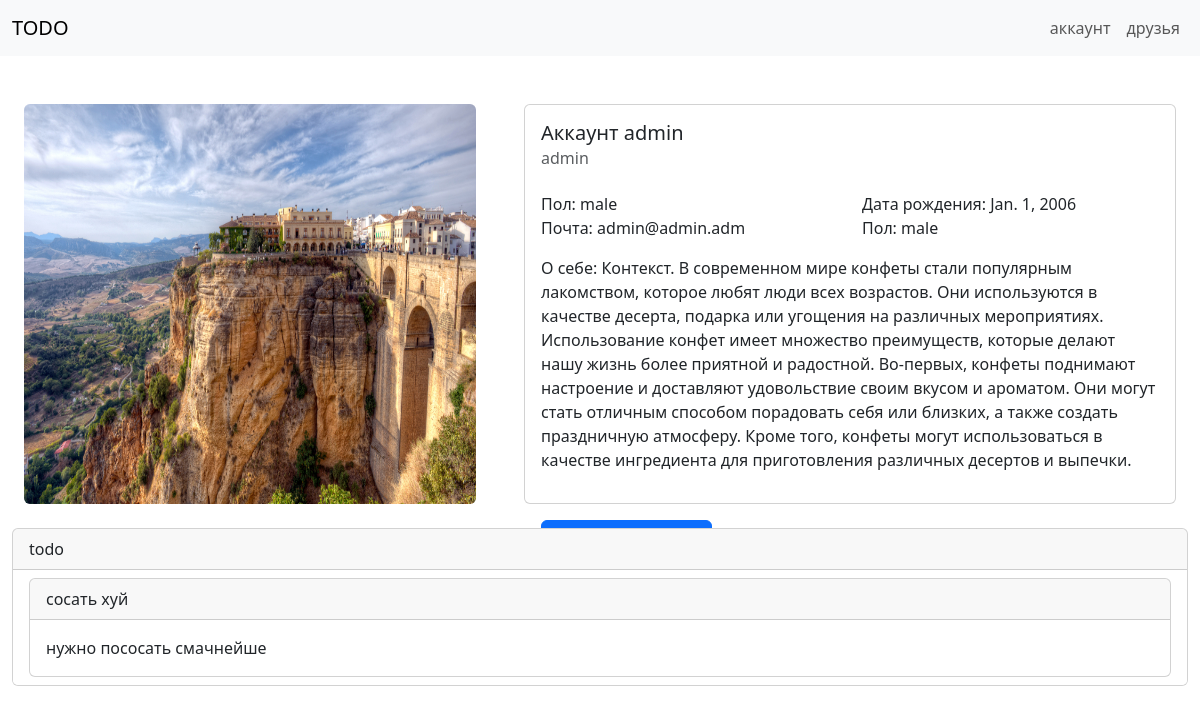
Before: /account/2/admin/ with the older database file.
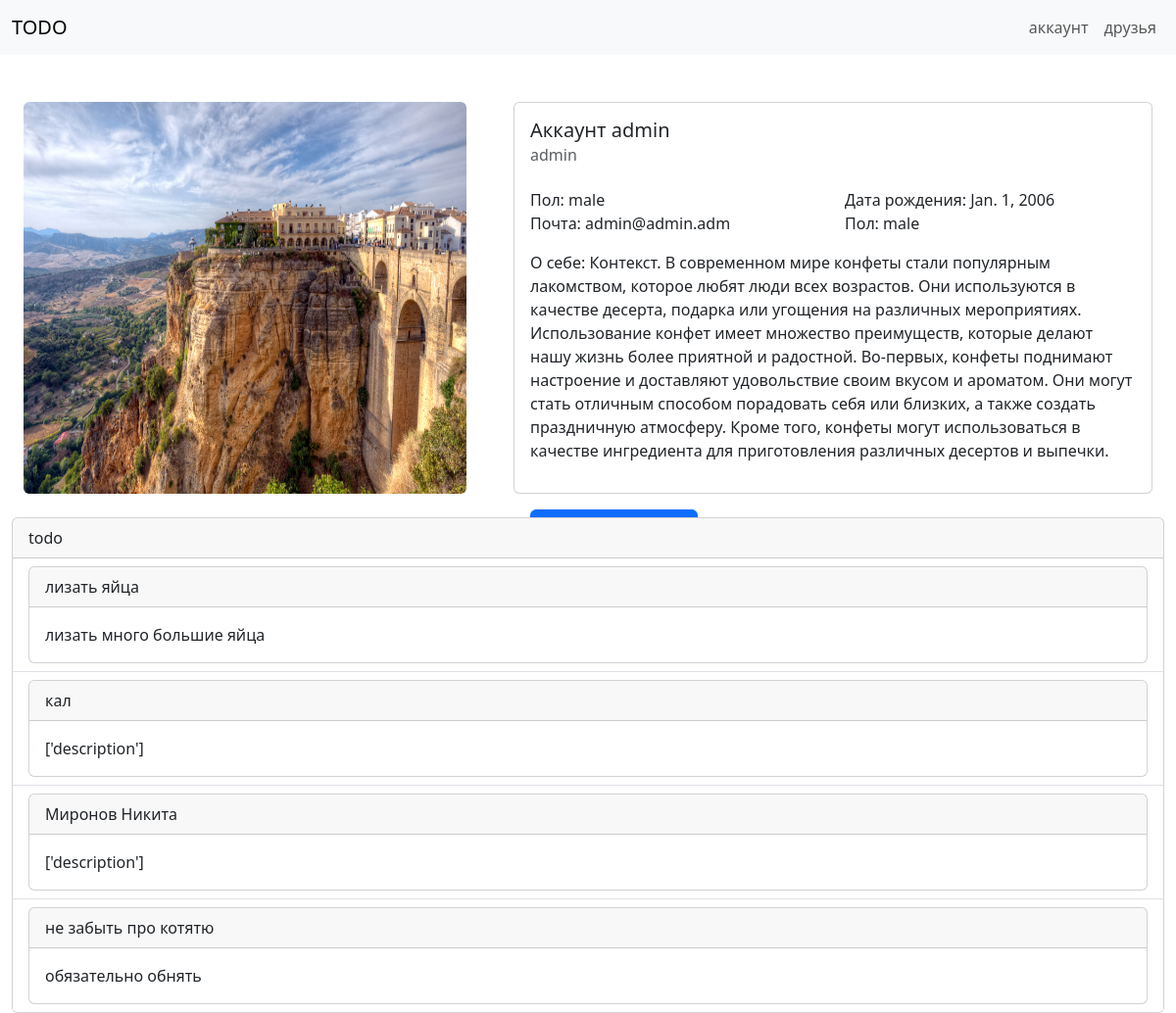
After: the same page with the newer database file.
### account/models.py (models this page shows, shortened)
class user_info(models.Model):
    class SexChoises(models.TextChoices):
        male = 'М', ('male')
        female = 'Ж', ('female')
        default = '-', ('default')
    user_id = models.OneToOneField(User, on_delete=models.CASCADE)
    sex = models.CharField(max_length=1, choices=SexChoises, default=SexChoises.default)
    birthd = models.DateField(blank=True, null=True)
    photo = models.ImageField(upload_to='user_images/', blank=True, null=True)
    preview = models.TextField(blank=True)
    friends = models.ManyToManyField(User, related_name='friends')
    class Meta:
        ordering = ['birthd']

### todos/models.py (models this page shows, shortened)
class todo(models.Model):
    user_id = models.ForeignKey(User, related_name='todo', on_delete=models.CASCADE)
    name = models.CharField(max_length=64)
    slug = models.SlugField(max_length=64)
    description = models.TextField()
    img = models.ImageField(upload_to='todo_images/', blank=True, null=True)
    publish_date = models.DateTimeField(auto_now_add=True)
    active = models.BooleanField(default=True)
    class Meta:
        ordering = ['publish_date',]

### account/views.py (the view)
# urls.py: path('<int:pk>/<str:username>/', views.another_profile_info, name='another_profile_info'),
def another_profile_info(request, pk, username):
    user = User.objects.get(pk=pk, username=username)
    user_todos = todo.objects.filter(user_id=user)
    return render(request, 'account/another_profile_info.html', {'user': user, 'user_todos': user_todos})

### account/templates/account/another_profile_info.html (shortened to what this page needs)
{% extends 'base.html' %}
{% load static %}
{% load django_bootstrap5 %}
{% block content %}
<div class="container-fluid">
    <div class="row ">
        <div class="col-5 g-5 text-center">
            {% if not user.user_info.photo %}
                <img src="{% static 'user_placeholder.png' %}" class="rounded img-fluid" style="height: 25rem;">
            {% else %}
                <img src="{{ user.user_info.photo.url }}" class="rounded img-fluid" style="height: 25rem;">
            {% endif %}
        </div>
        <div class="col-7 g-5">
            <div class="card" style="height: 25rem;">
                <div class="card-body">
                    <h5 class="card-tit">Аккаунт {{ user.username }}</h5>
                    <h6 class="card-subtitle text-body-secondary">{{ user.username }}</h6>
                    <div class="row">
                        <div class="col gy-4">
                            <div class="card-text">Пол: {{ user.user_info.sex }}</div>
                        </div>
                        <div class="col gy-4">
                            <div class="card-text">Дата рождения: {{ user.user_info.birthd }}</div>
                        </div>
                    </div>
                    <div class="row">
                        <div class="col">
                            <div class="card-text">Почта: {{ user.email }}</div>
                        </div>
                        <div class="col">
                            <div class="card-text">Пол: {{ user.user_info.sex }}</div>
                        </div>
                    </div>
                    <div class="row">
                        <div class="col gy-3">
                            <div class="card-text">О себе: {{ user.user_info.preview }}</div>
                        </div>
                    </div>
                    <div class="row">
                        <div class="col gy-5">
                            <a href="{% url 'friends:friend_add' user.pk user.username %}" class="btn btn-primary">добавить в друзья</a>
                        </div>
                    </div>
                </div>
            </div>
        </div>
        <div class="container-fluid g-4">
            <div class="card">
                <div class="card-header">{{ user.usernmae }} todo</div>
                <ul class="list-group list-group-flush">
                    {% for todo in user_todos %}
                    <li class="list-group-item">
                        <div class="card">
                            <div class="card-header">
                                <a>{{ todo.name }}</a>
                            </div>
                            <div class="card-body">{{ todo.description }}</div>
                        </div>
                    </li>
                    {% empty %}
                    <li class="list-group-item">
                        <a>У {{ user.username }} нет todo на данный момент</a>
                    </li>
                    {% endfor %}
                </ul>
            </div>
        </div>
    </div>
</div>
{% endblock %}

### account/templates/base.html (shortened to what this page needs)
{% load django_bootstrap5 %}
{% bootstrap_css %}
<!DOCTYPE html>
<html lang="en">
<head>
</head>
<body>
    <nav class="navbar navbar-expand-lg bg-body-tertiary">
        <div class="container-fluid">
            <a class="navbar-brand" href="{% url 'homepage:homepage' %}">TODO</a>
        </div>
        <div class="container-fluid justify-content-end">
            <div class="navbar-nav text-center">
                <a class='nav-link' href="{% url 'account:profile_info' %}">аккаунт</a>
            </div>
            <div class="navbar-nav">
                <a class='nav-link' href="{% url 'friends:friend_search' %}">друзья</a>
            </div>
        </div>
    </nav>
    {% block content %}
    {% endblock %}
</body>
</html>

Changed rows visible on the page:
removed todo: name "сосать хуй", description "нужно пососать смачнейше"
added todo: name "лизать яйца", description "лизать много большие яйца"
added todo: name "кал", description "['description']"
added todo: name "Миронов Никита", description "['description']"
added todo: name "не забыть про котятю", description "обязательно обнять"
